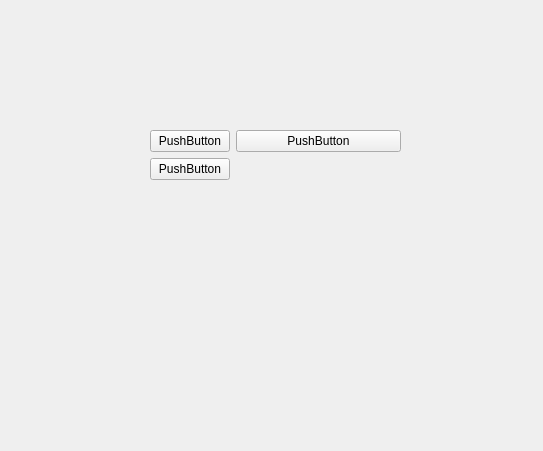
<?xml version="1.0" encoding="UTF-8"?>
<ui version="4.0">
 <class>postwidget</class>
 <widget class="QWidget" name="postwidget">
  <property name="geometry">
   <rect>
    <x>0</x>
    <y>0</y>
    <width>543</width>
    <height>451</height>
   </rect>
  </property>
  <property name="windowTitle">
   <string>Form</string>
  </property>
  <widget class="QWidget" name="formLayoutWidget">
   <property name="geometry">
    <rect>
     <x>150</x>
     <y>130</y>
     <width>251</width>
     <height>221</height>
    </rect>
   </property>
   <layout class="QFormLayout" name="formLayout">
    <item row="0" column="0">
     <widget class="QPushButton" name="pushButton">
      <property name="text">
       <string>PushButton</string>
      </property>
     </widget>
    </item>
    <item row="0" column="1">
     <widget class="QPushButton" name="pushButton_2">
      <property name="text">
       <string>PushButton</string>
      </property>
     </widget>
    </item>
    <item row="1" column="0">
     <widget class="QPushButton" name="pushButton_3">
      <property name="text">
       <string>PushButton</string>
      </property>
     </widget>
    </item>
   </layout>
  </widget>
 </widget>
 <resources/>
 <connections/>
</ui>
